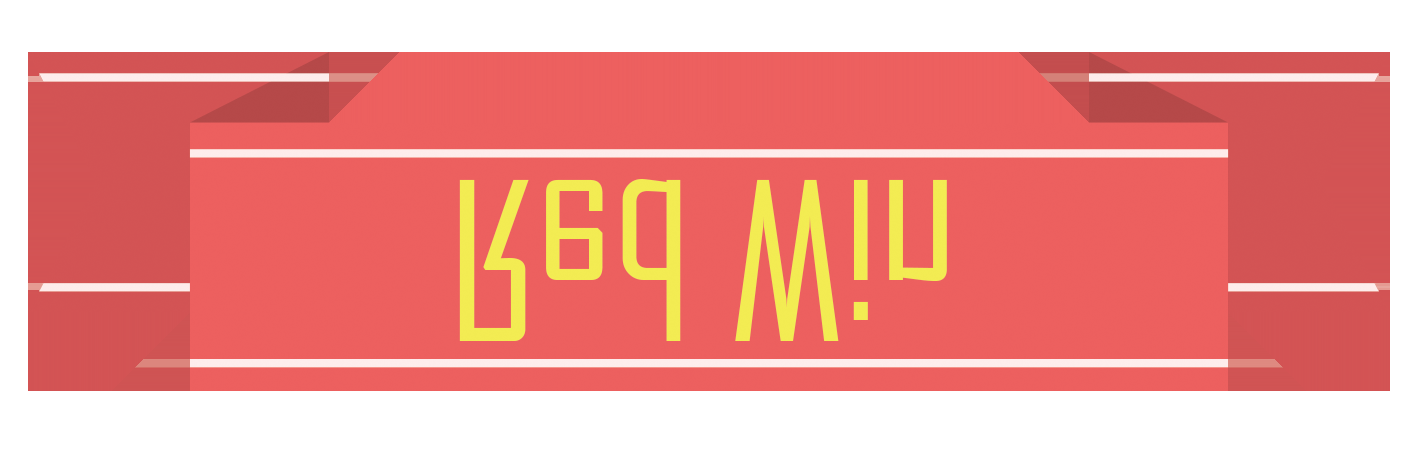
%> input picture FlagR.png, 1417 x 452 px
$ octave --eval "result = LoadImageFlag;"   (GNU Octave 9; MATLAB toolbox functions it lacks are replaced by stand-ins)
%> lines starting %> are read from the running program, lines starting %| are printed output that depends on the picture; in (x1, y1, x2, y2) boxes, pixels count from 0 and x2, y2 are one past the last pixel; in counts of white or black regions, pixels touching at a corner belong together; the program's own positions count from 1
function [v_ImageFR,v_AlphaFR,v_ImageFB,v_AlphaFB]=LoadImageFlag()

[v_ImageFR, ~, v_AlphaFR]	= imread('FlagR.png');
%> v_ImageFR is the input picture: size 452x1417x3 uint8; mean R, G, B 237, 148.6, 142.3
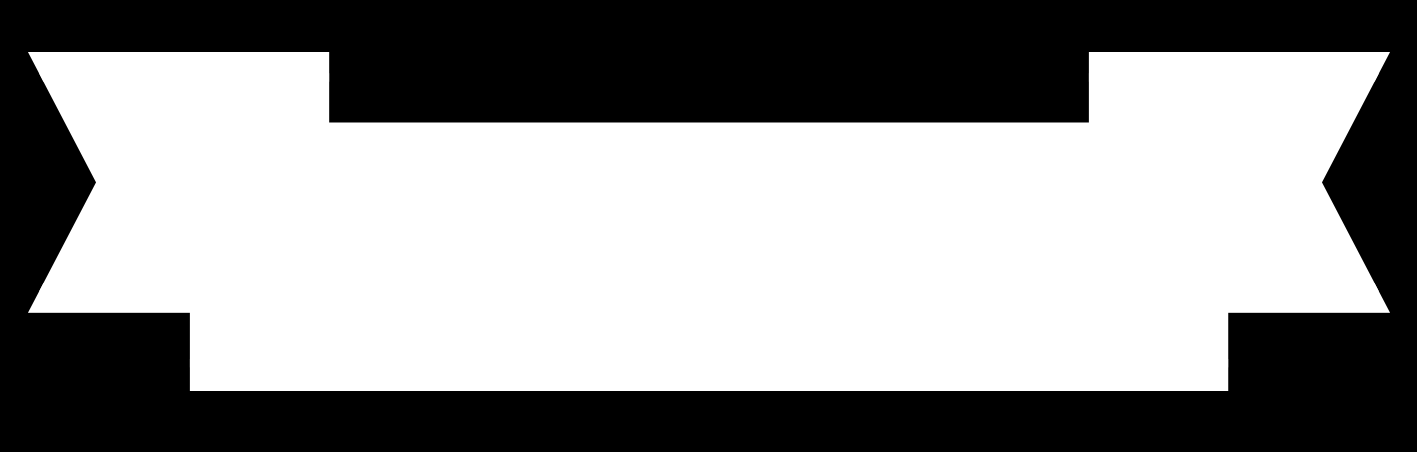
%> v_AlphaFR: size 452x1417 uint8; min 0, max 255, mean 145.4
v_ImageFR = imresize(v_ImageFR, [100 400], 'lanczos3' );
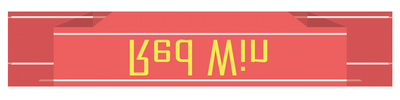
%> v_ImageFR: size 100x400x3 uint8; mean R, G, B 236.9, 148.3, 142
v_AlphaFR = imresize(v_AlphaFR, [100 400], 'lanczos3' );
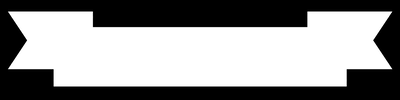
%> v_AlphaFR: size 100x400 uint8; min 0, max 255, mean 145.4

[v_ImageFB, ~, v_AlphaFB]	= imread('missioncompleted.png');
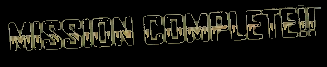
%> input picture missioncompleted.png, 327 x 67 px
%> v_ImageFB is the input picture: size 67x327x3 uint8; mean R, G, B 20.6, 19.9, 14.8
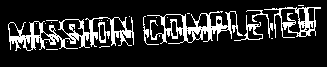
%> v_AlphaFB: size 67x327 uint8; 15.8% white; 25 white regions (18 under 20 px), largest, box (x1, y1, x2, y2) and area: (8, 17, 134, 51) 1403, (147, 11, 243, 44) 1028, (264, 7, 321, 38) 545
v_ImageFB = imresize(v_ImageFB, [200 600], 'lanczos3' );
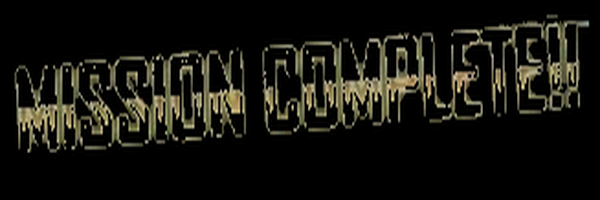
%> v_ImageFB: size 200x600x3 uint8; mean R, G, B 21.9, 21.2, 15.8
v_AlphaFB = imresize(v_AlphaFB, [200 600], 'lanczos3' );
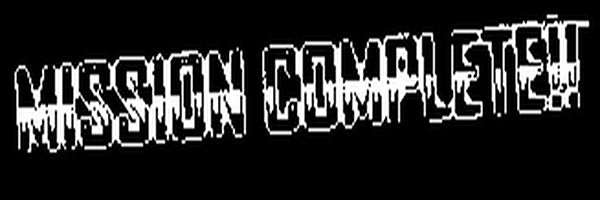
%> v_AlphaFB: size 200x600 uint8; min 0, max 255, mean 41.4
